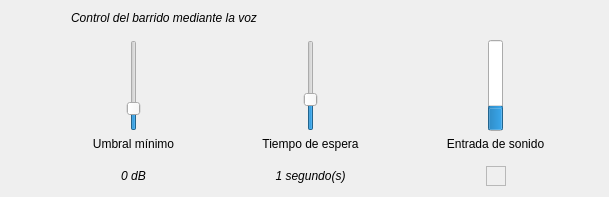
     <widget class="QWidget" name="micTab" >
      <attribute name="title" >
       <string>Micróf&amp;ono</string>
      </attribute>
      <attribute name="icon" >
       <iconset resource="nadir.qrc" >
        <normaloff>:/images/images/audio-input-microphone.svg</normaloff>:/images/images/audio-input-microphone.svg</iconset>
      </attribute>
      <layout class="QGridLayout" name="gridLayout_13" >
       <item row="0" column="2" colspan="3" >
        <widget class="QLabel" name="label_4" >
         <property name="font" >
          <font>
           <weight>50</weight>
           <italic>true</italic>
           <bold>false</bold>
          </font>
         </property>
         <property name="text" >
          <string>Control del barrido mediante la voz</string>
         </property>
        </widget>
       </item>
       <item row="1" column="0" >
        <spacer name="verticalSpacer_5" >
         <property name="orientation" >
          <enum>Qt::Vertical</enum>
         </property>
         <property name="sizeHint" stdset="0" >
          <size>
           <width>20</width>
           <height>40</height>
          </size>
         </property>
        </spacer>
       </item>
       <item row="1" column="1" >
        <spacer name="horizontalSpacer_10" >
         <property name="orientation" >
          <enum>Qt::Horizontal</enum>
         </property>
         <property name="sizeHint" stdset="0" >
          <size>
           <width>40</width>
           <height>20</height>
          </size>
         </property>
        </spacer>
       </item>
       <item row="1" column="2" >
        <widget class="QWidget" native="1" name="widget" >
         <property name="layoutDirection" >
          <enum>Qt::LeftToRight</enum>
         </property>
         <layout class="QGridLayout" name="gridLayout_2" >
          <item row="0" column="1" >
           <widget class="QSlider" name="audioSlider" >
            <property name="value" >
             <number>20</number>
            </property>
            <property name="orientation" >
             <enum>Qt::Vertical</enum>
            </property>
           </widget>
          </item>
          <item row="1" column="0" colspan="3" >
           <widget class="QLabel" name="label" >
            <property name="text" >
             <string>Umbral mínimo</string>
            </property>
            <property name="alignment" >
             <set>Qt::AlignCenter</set>
            </property>
           </widget>
          </item>
          <item row="0" column="0" >
           <spacer name="horizontalSpacer_5" >
            <property name="orientation" >
             <enum>Qt::Horizontal</enum>
            </property>
            <property name="sizeHint" stdset="0" >
             <size>
              <width>40</width>
              <height>20</height>
             </size>
            </property>
           </spacer>
          </item>
          <item row="0" column="2" >
           <spacer name="horizontalSpacer_6" >
            <property name="orientation" >
             <enum>Qt::Horizontal</enum>
            </property>
            <property name="sizeHint" stdset="0" >
             <size>
              <width>40</width>
              <height>20</height>
             </size>
            </property>
           </spacer>
          </item>
         </layout>
         <zorder>audioSlider</zorder>
         <zorder>label</zorder>
         <zorder>horizontalSpacer_5</zorder>
         <zorder>horizontalSpacer_6</zorder>
        </widget>
       </item>
       <item row="1" column="3" >
        <spacer name="horizontalSpacer_13" >
         <property name="orientation" >
          <enum>Qt::Horizontal</enum>
         </property>
         <property name="sizeHint" stdset="0" >
          <size>
           <width>40</width>
           <height>20</height>
          </size>
         </property>
        </spacer>
       </item>
       <item row="1" column="4" >
        <widget class="QWidget" native="1" name="widget_3" >
         <property name="layoutDirection" >
          <enum>Qt::LeftToRight</enum>
         </property>
         <layout class="QGridLayout" name="gridLayout_12" >
          <item row="0" column="1" >
           <widget class="QSlider" name="waitSlider" >
            <property name="toolTip" >
             <string>ss</string>
            </property>
            <property name="minimum" >
             <number>100</number>
            </property>
            <property name="maximum" >
             <number>3000</number>
            </property>
            <property name="singleStep" >
             <number>100</number>
            </property>
            <property name="pageStep" >
             <number>100</number>
            </property>
            <property name="value" >
             <number>1000</number>
            </property>
            <property name="orientation" >
             <enum>Qt::Vertical</enum>
            </property>
           </widget>
          </item>
          <item row="1" column="0" colspan="3" >
           <widget class="QLabel" name="label_9" >
            <property name="text" >
             <string>Tiempo de espera</string>
            </property>
            <property name="alignment" >
             <set>Qt::AlignCenter</set>
            </property>
           </widget>
          </item>
          <item row="0" column="0" >
           <spacer name="horizontalSpacer_5" >
            <property name="orientation" >
             <enum>Qt::Horizontal</enum>
            </property>
            <property name="sizeHint" stdset="0" >
             <size>
              <width>40</width>
              <height>20</height>
             </size>
            </property>
           </spacer>
          </item>
          <item row="0" column="2" >
           <spacer name="horizontalSpacer_6" >
            <property name="orientation" >
             <enum>Qt::Horizontal</enum>
            </property>
            <property name="sizeHint" stdset="0" >
             <size>
              <width>40</width>
              <height>20</height>
             </size>
            </property>
           </spacer>
          </item>
         </layout>
         <zorder>waitSlider</zorder>
         <zorder>label_9</zorder>
         <zorder>horizontalSpacer_5</zorder>
         <zorder>horizontalSpacer_6</zorder>
        </widget>
       </item>
       <item row="1" column="5" >
        <spacer name="horizontalSpacer_14" >
         <property name="orientation" >
          <enum>Qt::Horizontal</enum>
         </property>
         <property name="sizeHint" stdset="0" >
          <size>
           <width>54</width>
           <height>20</height>
          </size>
         </property>
        </spacer>
       </item>
       <item row="1" column="6" colspan="3" >
        <widget class="QWidget" native="1" name="widget_2" >
         <layout class="QGridLayout" name="gridLayout_11" >
          <item row="0" column="1" >
           <widget class="QProgressBar" name="audioBar" >
            <property name="minimumSize" >
             <size>
              <width>15</width>
              <height>0</height>
             </size>
            </property>
            <property name="maximumSize" >
             <size>
              <width>15</width>
              <height>16777215</height>
             </size>
            </property>
            <property name="layoutDirection" >
             <enum>Qt::LeftToRight</enum>
            </property>
            <property name="autoFillBackground" >
             <bool>false</bool>
            </property>
            <property name="value" >
             <number>24</number>
            </property>
            <property name="alignment" >
             <set>Qt::AlignCenter</set>
            </property>
            <property name="textVisible" >
             <bool>false</bool>
            </property>
            <property name="orientation" >
             <enum>Qt::Vertical</enum>
            </property>
           </widget>
          </item>
          <item row="1" column="0" colspan="3" >
           <widget class="QLabel" name="label_16" >
            <property name="text" >
             <string>Entrada de sonido</string>
            </property>
            <property name="alignment" >
             <set>Qt::AlignCenter</set>
            </property>
           </widget>
          </item>
          <item row="0" column="0" >
           <spacer name="horizontalSpacer_7" >
            <property name="orientation" >
             <enum>Qt::Horizontal</enum>
            </property>
            <property name="sizeHint" stdset="0" >
             <size>
              <width>40</width>
              <height>20</height>
             </size>
            </property>
           </spacer>
          </item>
          <item row="0" column="2" >
           <spacer name="horizontalSpacer_8" >
            <property name="orientation" >
             <enum>Qt::Horizontal</enum>
            </property>
            <property name="sizeHint" stdset="0" >
             <size>
              <width>40</width>
              <height>20</height>
             </size>
            </property>
           </spacer>
          </item>
         </layout>
         <zorder>audioBar</zorder>
         <zorder>label_16</zorder>
         <zorder>horizontalSpacer_8</zorder>
        </widget>
       </item>
       <item row="1" column="9" >
        <spacer name="horizontalSpacer_11" >
         <property name="orientation" >
          <enum>Qt::Horizontal</enum>
         </property>
         <property name="sizeHint" stdset="0" >
          <size>
           <width>40</width>
           <height>20</height>
          </size>
         </property>
        </spacer>
       </item>
       <item row="2" column="6" >
        <spacer name="horizontalSpacer_3" >
         <property name="orientation" >
          <enum>Qt::Horizontal</enum>
         </property>
         <property name="sizeHint" stdset="0" >
          <size>
           <width>40</width>
           <height>20</height>
          </size>
         </property>
        </spacer>
       </item>
       <item row="2" column="7" >
        <widget class="QFrame" name="audioBox" >
         <property name="sizePolicy" >
          <sizepolicy vsizetype="Fixed" hsizetype="Fixed" >
           <horstretch>20</horstretch>
           <verstretch>20</verstretch>
          </sizepolicy>
         </property>
         <property name="minimumSize" >
          <size>
           <width>20</width>
           <height>20</height>
          </size>
         </property>
         <property name="frameShape" >
          <enum>QFrame::StyledPanel</enum>
         </property>
         <property name="frameShadow" >
          <enum>QFrame::Raised</enum>
         </property>
        </widget>
       </item>
       <item row="2" column="8" >
        <spacer name="horizontalSpacer_9" >
         <property name="orientation" >
          <enum>Qt::Horizontal</enum>
         </property>
         <property name="sizeHint" stdset="0" >
          <size>
           <width>40</width>
           <height>20</height>
          </size>
         </property>
        </spacer>
       </item>
       <item row="2" column="4" >
        <widget class="QLabel" name="waitLabel" >
         <property name="font" >
          <font>
           <italic>true</italic>
          </font>
         </property>
         <property name="layoutDirection" >
          <enum>Qt::LeftToRight</enum>
         </property>
         <property name="text" >
          <string>1 segundo(s)</string>
         </property>
         <property name="alignment" >
          <set>Qt::AlignCenter</set>
         </property>
        </widget>
       </item>
       <item row="2" column="2" >
        <widget class="QLabel" name="audioLabel" >
         <property name="font" >
          <font>
           <italic>true</italic>
          </font>
         </property>
         <property name="text" >
          <string>0 dB</string>
         </property>
         <property name="alignment" >
          <set>Qt::AlignCenter</set>
         </property>
        </widget>
       </item>
      </layout>
     </widget>
